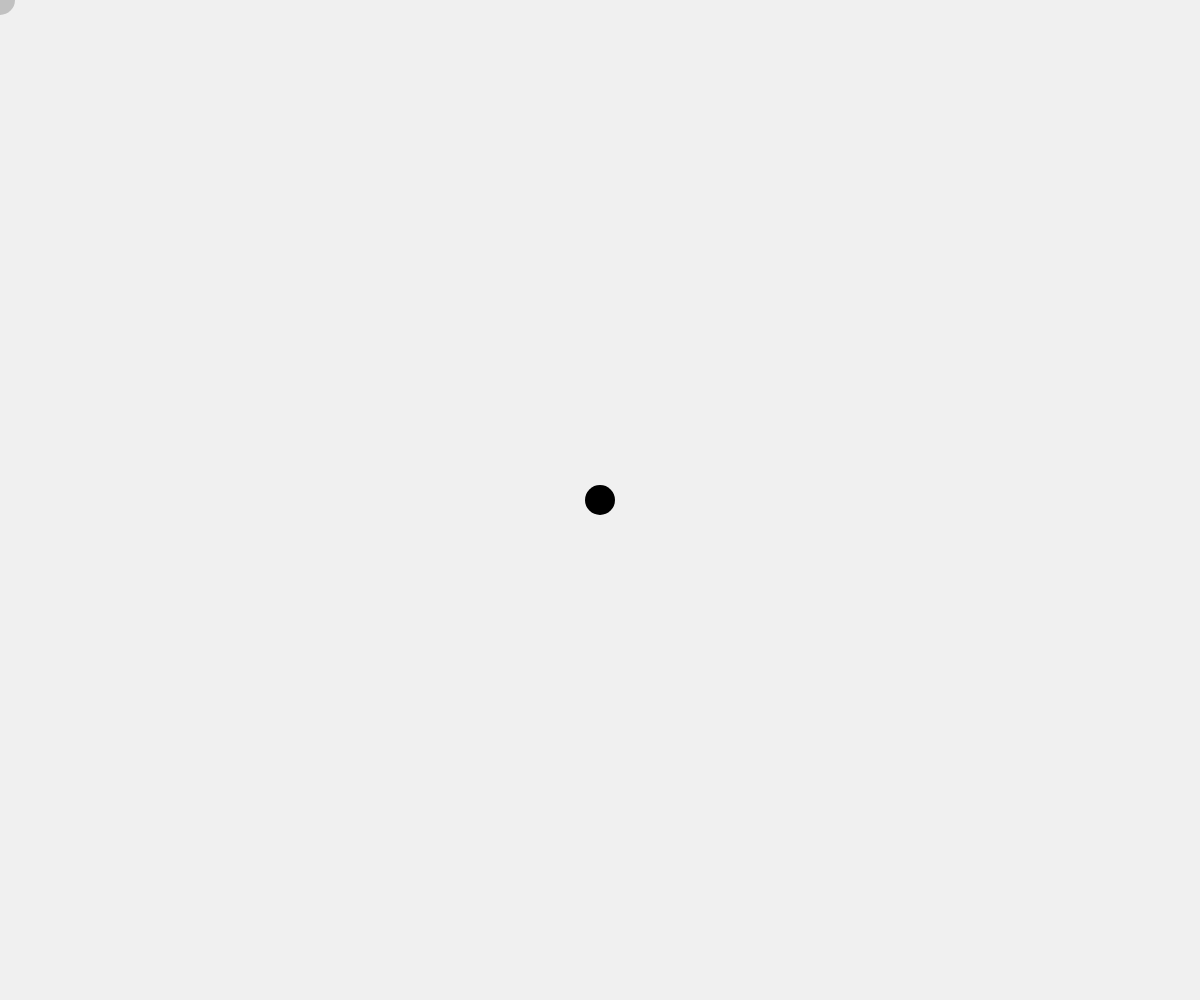
Frame 1 (no input)
Frame 60 (no input): identical to frame 1, image omitted
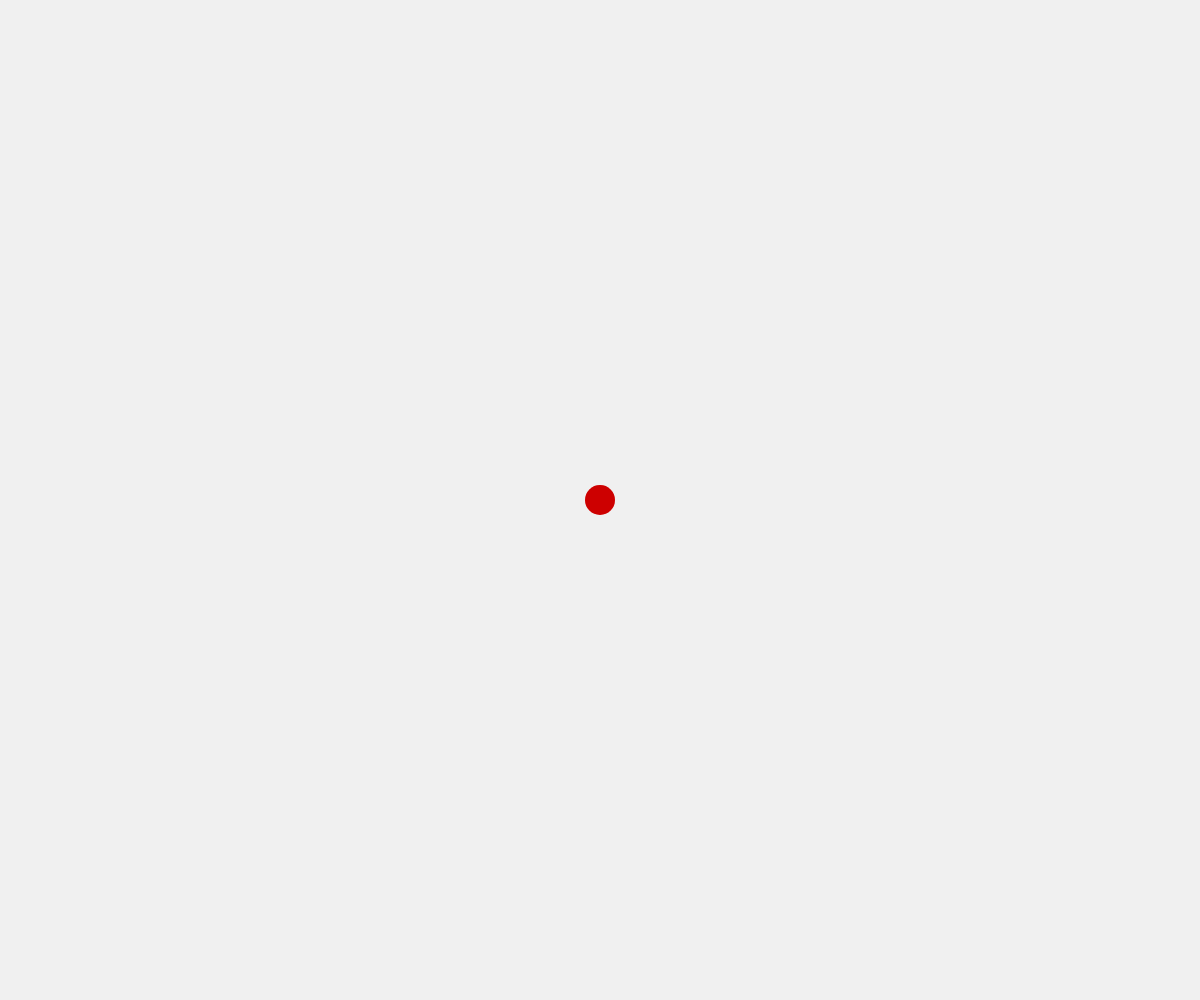
Frame 120 (the mouse pressed at the canvas centre since frame 60)

The p5.js sketch that drew these frames (run headless with seeded random() and noise() and a simulated clock; from frame 60 on, the mouse is pressed at the canvas centre):

// p5.js sketch
// ── sketch.js
// 点と点の衝突判定
// reference: http://jeffreythompson.org/collision-detection/point-point.php
// 点と点の衝突判定は対象1と対象2の座標が等しいか調べれば良い

let size = 30;
let targetColor;
let bgColor = 240;

const pointPointIsCollision = (x, y, x2, y2) => {
	if (x == x2 && y == y2) {
		return true;
	}
	return false;
}

function setup() {
	createCanvas(windowWidth, windowHeight);
	noStroke();
}

function draw() {
	let mouse = createVector(mouseX, mouseY);
	let target = createVector(width / 2, height / 2);

	let detect = pointPointIsCollision(mouse.x, mouse.y, int(target.x), int(target.y));

	if (detect) {
		targetColor = color(255, 0, 0);
	} else {
		targetColor = 0;
	}

	background(bgColor);
	fill(targetColor);
	ellipse(target.x, target.y, size);
	fill(0, 50);
	ellipse(mouse.x, mouse.y, size);
}
